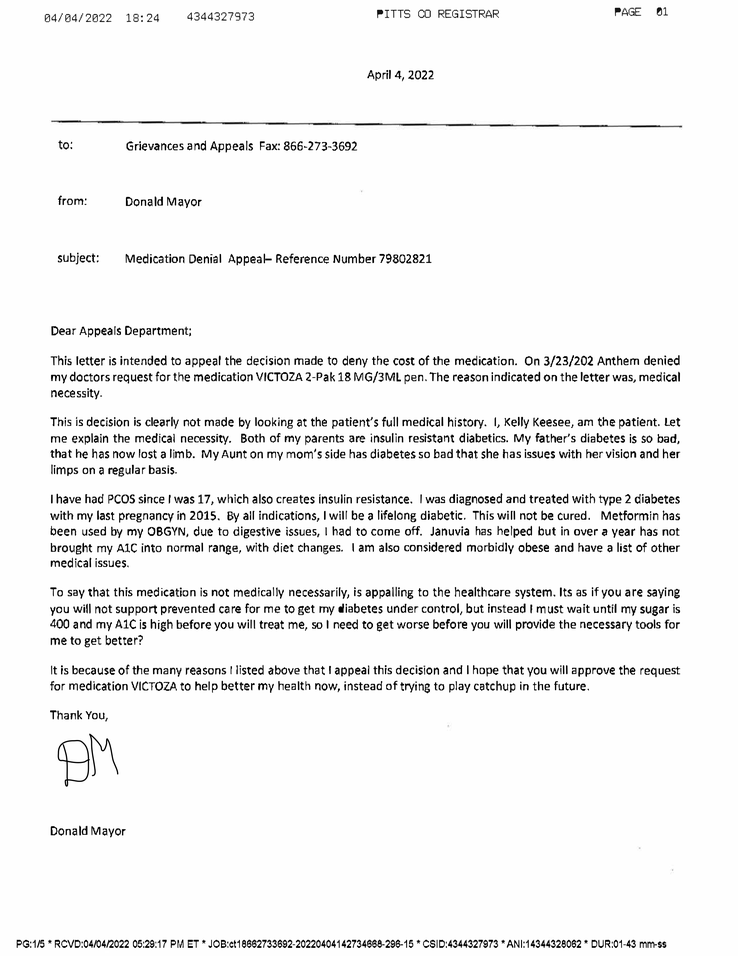
#> input picture backend/uploads/210081a1-6e19-4462-b893-03f9d442e9a9/temp_table_extraction/page_0001.png, 738 x 956 px, shrunk from 2548 x 3298 before the run
$ python -i preprocessing.py   (imports and definitions only)   (older library calls are emulated)
#> lines starting #> are read from the running program, lines starting #| are printed output that depends on the picture; after the words box and inside, x2 and y2 are one past the last pixel; in counts of white or black regions, pixels touching at a corner belong together
import cv2
import numpy as np
from PIL import Image
from typing import Tuple, Optional
import logging
from app.config import get_settings
# [1 line that did not run here, left out]
logger = logging.getLogger(__name__)

class AdvancedImagePreprocessor:
    """
    Advanced preprocessing pipeline for OCR optimization.
    Includes deskewing, denoising, contrast enhancement, and super-resolution.
    """

    def __init__(self, enable_super_resolution: bool = False):
        """
        Initialize preprocessor.

        Args:
            enable_super_resolution: Enable deep learning super-resolution (slower but better quality)
        """
        self.enable_super_resolution = enable_super_resolution
        self.sr_model = None

        # Load super-resolution model lazily
        if self.enable_super_resolution and settings.enable_super_resolution:
            try:
                import cv2.dnn_superres
                self.sr = cv2.dnn_superres.DnnSuperResImpl_create()
                self.sr.readModel(settings.sr_model_path)
                self.sr.setModel("espcn", 4)
                logger.info("Super-resolution model loaded")
            except AttributeError:
                logger.warning("opencv-contrib-python not installed. Super-resolution disabled.")
                self.sr = None
            except Exception as e:
                logger.error(f"Failed to load super-resolution model: {e}")
                self.sr = None

    # [14 lines left out: function _load_super_resolution_model, not called in this run]

    def preprocess_for_ocr(
        self,
        image_path: str,
        aggressive: bool = False,
        enhance_quality: bool = True
    ) -> Image.Image:
        """
        Main preprocessing pipeline for OCR.

        Args:
            image_path: Path to input image
            aggressive: Apply more aggressive processing for poor quality images
            enhance_quality: Enable deep learning enhancements

        Returns:
            Preprocessed PIL Image ready for OCR
        """
#> called with aggressive = False, enhance_quality = True
        # Load image
        image = cv2.imread(image_path)
#> image is the input picture: shape (956, 738, 3); min 0, max 255, mean 242

        if image is None:
            raise ValueError(f"Failed to load image: {image_path}")

        logger.info(f"Starting preprocessing pipeline (aggressive={aggressive}, enhance={enhance_quality})")

        # Step 1: Super-resolution for low-quality images
        if enhance_quality and self._is_low_quality(image):
            image = self._apply_super_resolution(image)

        # Step 2: Remove borders/margins
        image = self._remove_borders(image)

        # Step 3: Deskew (correct rotation)
        image = self._deskew_advanced(image)

        # Step 4: Denoise
        image = self._denoise_adaptive(image, aggressive=aggressive)

        # Step 5: Contrast enhancement
        image = self._enhance_contrast_adaptive(image)

        # Step 6: Binarization (convert to black & white)
        if aggressive:
            image = self._binarize_sauvola(image)
        else:
            image = self._binarize_adaptive(image)

        # Convert to PIL Image
        return Image.fromarray(image)

    def _is_low_quality(self, image: np.ndarray) -> bool:
        """
        Detect low-quality images that need super-resolution.
        Uses Laplacian variance to measure blur.
        """
        gray = cv2.cvtColor(image, cv2.COLOR_BGR2GRAY) if len(image.shape) == 3 else image
        laplacian_var = cv2.Laplacian(gray, cv2.CV_64F).var()
#> laplacian_var = 8197.2

        # Low variance indicates blurry/low-quality image
        is_low_quality = laplacian_var < 100
#> is_low_quality = False

        logger.info(f"Quality check: blur_score={laplacian_var:.2f}, low_quality={is_low_quality}")
        return is_low_quality

    # [16 lines left out: function _apply_super_resolution, not called in this run]

    def _remove_borders(self, image: np.ndarray) -> np.ndarray:
        """
        Remove black borders and margins from scanned documents.
        """
        gray = cv2.cvtColor(image, cv2.COLOR_BGR2GRAY) if len(image.shape) == 3 else image

        # Threshold to find document area
        _, thresh = cv2.threshold(gray, 0, 255, cv2.THRESH_BINARY + cv2.THRESH_OTSU)
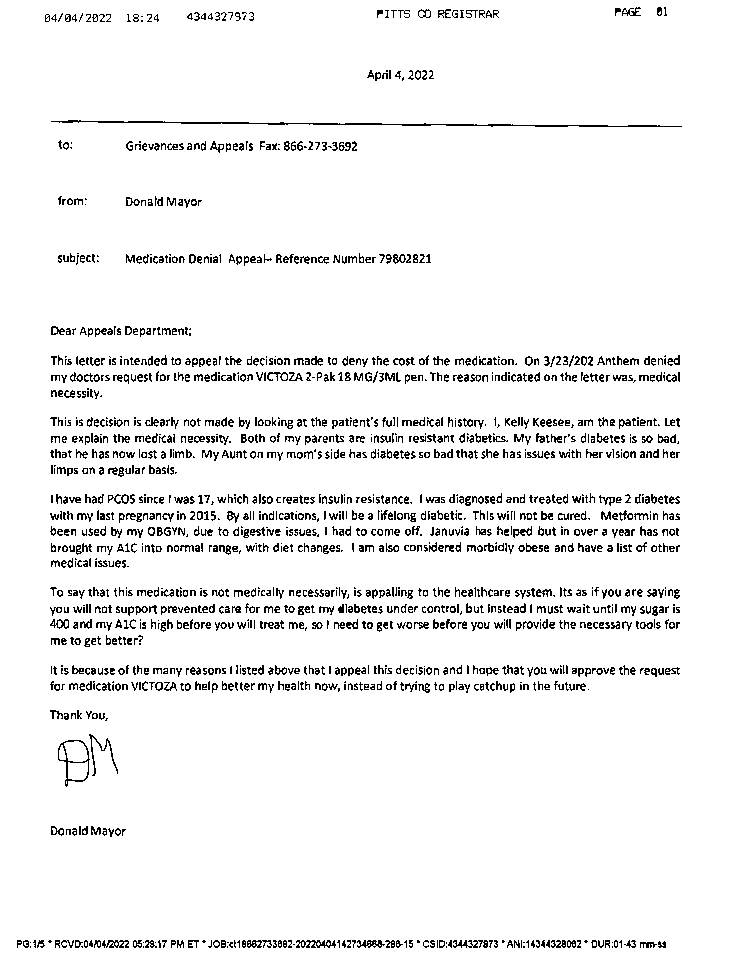
#> thresh: shape (956, 738); 94.4% white; black in thin lines or dots, all inside (x1, y1, x2, y2) = (17, 7, 682, 948)

        # Find contours
        contours, _ = cv2.findContours(thresh, cv2.RETR_EXTERNAL, cv2.CHAIN_APPROX_SIMPLE)
#> contours = [[[0, 0], [0, 955], [737, 955], [737, 0]]]

        if not contours:
            return image

        # Get largest contour (document)
        largest_contour = max(contours, key=cv2.contourArea)
#> largest_contour = [[0, 0], [0, 955], [737, 955], [737, 0]]
        x, y, w, h = cv2.boundingRect(largest_contour)
#> x = 0; y = 0; w = 738; h = 956

        # Add small padding
        padding = 10
        x = max(0, x - padding)
        y = max(0, y - padding)
        w = min(image.shape[1] - x, w + 2 * padding)
        h = min(image.shape[0] - y, h + 2 * padding)

        # Crop
        cropped = image[y:y+h, x:x+w]
        logger.info(f"Border removal: {image.shape} -> {cropped.shape}")
        return cropped

    def _deskew_advanced(self, image: np.ndarray) -> np.ndarray:
        """
        Advanced deskewing using Hough Transform for better accuracy.
        Detects text lines and corrects rotation.
        """
        gray = cv2.cvtColor(image, cv2.COLOR_BGR2GRAY) if len(image.shape) == 3 else image

        # Detect edges
        edges = cv2.Canny(gray, 50, 150, apertureSize=3)
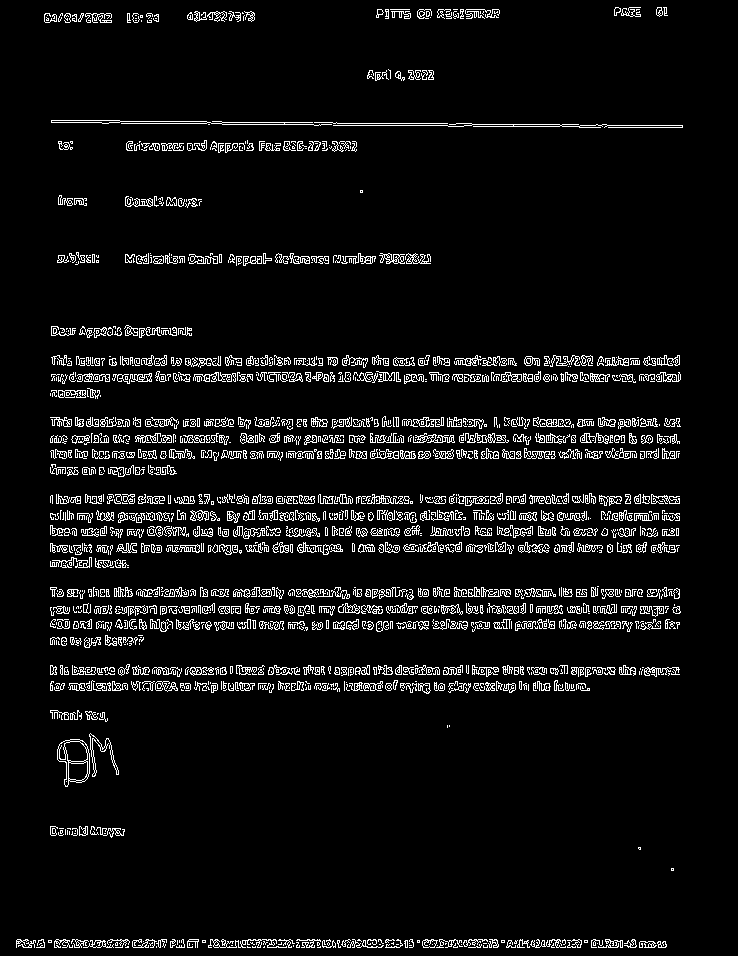
#> edges: shape (956, 738); 6% white in thin lines or dots, all inside (x1, y1, x2, y2) = (16, 7, 683, 948)

        # Detect lines using Hough Transform
        lines = cv2.HoughLinesP(
            edges,
            rho=1,
            theta=np.pi/180,
            threshold=100,
            minLineLength=100,
            maxLineGap=10
        )
#> lines = 154 rows, first 6: [16, 947, 539, 947], [51, 374, 680, 374], [50, 545, 340, 545], [525, 358, 679, 358], [16, 940, 635, 940], [223, 451, 679, 451]

        if lines is None or len(lines) == 0:
            logger.info("No lines detected for deskewing, skipping")
            return image

        # Calculate angles of detected lines
        angles = []
        for line in lines:
            x1, y1, x2, y2 = line[0]
            angle = np.degrees(np.arctan2(y2 - y1, x2 - x1))
            angles.append(angle)
#> this loop made 154 passes
#> (x1, y1, x2, y2, angle) on passes 1 to 3: (16, 947, 539, 947, 0), (51, 374, 680, 374, 0), (50, 545, 340, 545, 0)
#> after the loop, angles = 154 values, max 1.06 at index 153, min -0.939 at index 138, mean 0.0136

        # Get median angle (more robust than mean)
        median_angle = np.median(angles)
#> median_angle = 0

        # Normalize angle to [-45, 45] range
        if median_angle < -45:
            median_angle = 90 + median_angle
        elif median_angle > 45:
            median_angle = median_angle - 90

        # Only rotate if angle is significant (> 0.5 degrees)
        if abs(median_angle) > 0.5:
            logger.info(f"Deskewing: rotating by {median_angle:.2f} degrees")

            # Rotate image
            (h, w) = image.shape[:2]
            center = (w // 2, h // 2)
            M = cv2.getRotationMatrix2D(center, median_angle, 1.0)

            # Calculate new image size to avoid cropping
            cos = np.abs(M[0, 0])
            sin = np.abs(M[0, 1])
            new_w = int((h * sin) + (w * cos))
            new_h = int((h * cos) + (w * sin))

            # Adjust rotation matrix
            M[0, 2] += (new_w / 2) - center[0]
            M[1, 2] += (new_h / 2) - center[1]

            rotated = cv2.warpAffine(
                image, M, (new_w, new_h),
                flags=cv2.INTER_CUBIC,
                borderMode=cv2.BORDER_REPLICATE
            )
            return rotated

        logger.info("Image already aligned, no deskewing needed")
        return image

    def _denoise_adaptive(self, image: np.ndarray, aggressive: bool = False) -> np.ndarray:
        """
        Adaptive denoising based on image quality.
        Uses Non-Local Means Denoising for best results.
        """
        gray = cv2.cvtColor(image, cv2.COLOR_BGR2GRAY) if len(image.shape) == 3 else image

        # Calculate noise level
        noise_sigma = self._estimate_noise(gray)

        if noise_sigma > 10 or aggressive:
            # High noise - aggressive denoising
            logger.info(f"High noise detected ({noise_sigma:.2f}), applying aggressive denoising")
            denoised = cv2.fastNlMeansDenoising(gray, None, h=15, templateWindowSize=7, searchWindowSize=21)
        elif noise_sigma > 5:
            # Moderate noise - standard denoising
            logger.info(f"Moderate noise detected ({noise_sigma:.2f}), applying standard denoising")
            denoised = cv2.fastNlMeansDenoising(gray, None, h=10, templateWindowSize=7, searchWindowSize=21)
        else:
            # Low noise - light denoising
            logger.info(f"Low noise detected ({noise_sigma:.2f}), applying light denoising")
            denoised = cv2.GaussianBlur(gray, (3, 3), 0)

        return denoised

    def _estimate_noise(self, image: np.ndarray) -> float:
        """
        Estimate noise level using median absolute deviation.
        """
        H, W = image.shape
#> H = 956; W = 738
        M = [[1, -2, 1],
             [-2, 4, -2],
             [1, -2, 1]]

        sigma = np.sum(np.sum(np.absolute(cv2.filter2D(image, -1, np.array(M)))))
#> sigma = 6457294
        sigma = sigma * np.sqrt(0.5 * np.pi) / (6 * (W - 2) * (H - 2))
#> sigma = 1.92

        return sigma

    def _enhance_contrast_adaptive(self, image: np.ndarray) -> np.ndarray:
        """
        Adaptive contrast enhancement using CLAHE.
        Parameters adjusted based on image statistics.
        """
        # Calculate image histogram statistics
        mean_intensity = np.mean(image)
#> mean_intensity = 242
        std_intensity = np.std(image)
#> std_intensity = 34.64

        # Adjust CLAHE parameters based on image characteristics
        if std_intensity < 30:
            # Low contrast image - aggressive enhancement
            clip_limit = 3.0
            tile_size = (8, 8)
            logger.info("Low contrast detected, applying aggressive CLAHE")
        else:
            # Normal contrast - standard enhancement
            clip_limit = 2.0
            tile_size = (8, 8)
            logger.info("Normal contrast, applying standard CLAHE")

        clahe = cv2.createCLAHE(clipLimit=clip_limit, tileGridSize=tile_size)
        enhanced = clahe.apply(image)
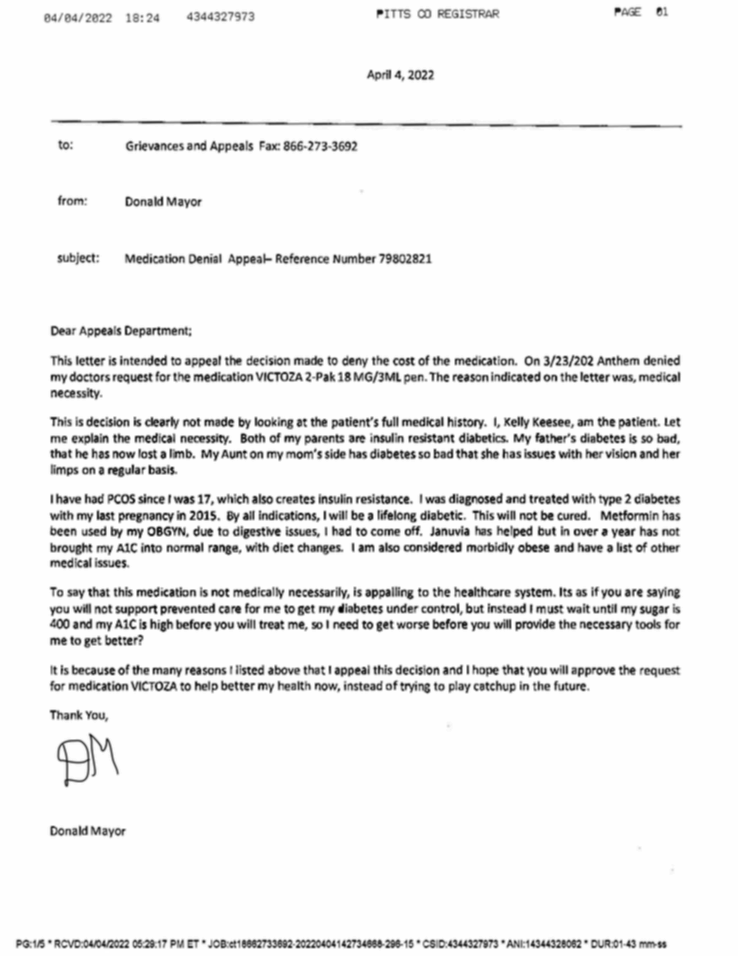
#> enhanced: shape (956, 738); min 4, max 255, mean 239.5

        return enhanced

    def _binarize_adaptive(self, image: np.ndarray) -> np.ndarray:
        """
        Adaptive thresholding for binarization.
        Better than Otsu for varying lighting conditions.
        """
        binary = cv2.adaptiveThreshold(
            image, 255,
            cv2.ADAPTIVE_THRESH_GAUSSIAN_C,
            cv2.THRESH_BINARY,
            blockSize=11,
            C=2
        )
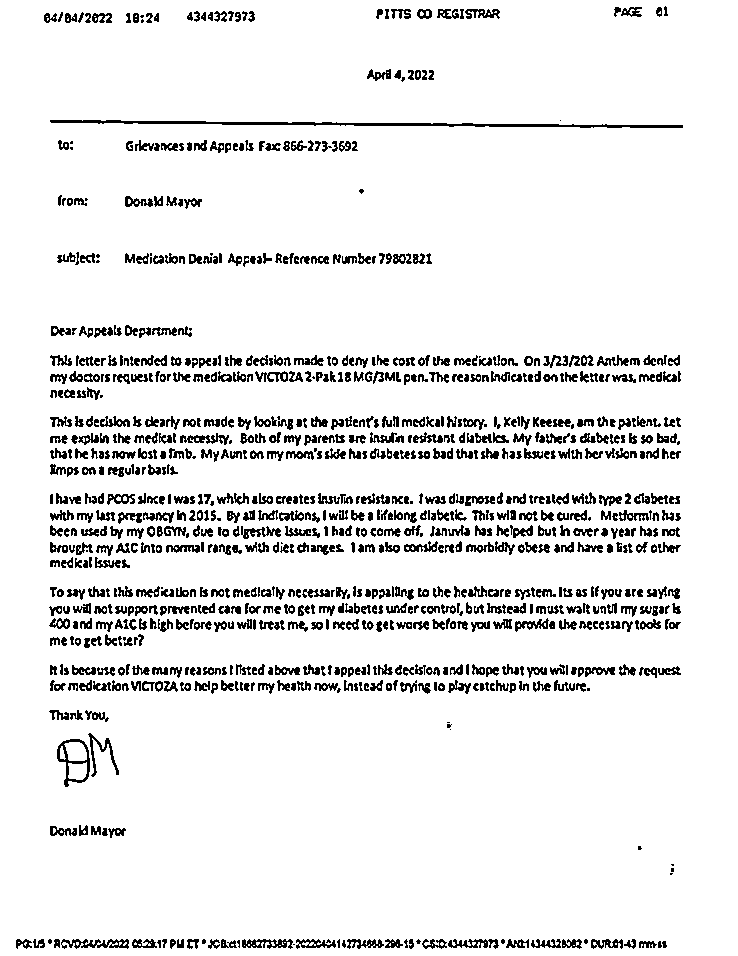
#> binary: shape (956, 738); 91.7% white; black in thin lines or dots, all inside (x1, y1, x2, y2) = (16, 6, 683, 949)
        logger.info("Applied adaptive thresholding")
        return binary

    # [18 lines left out: function _binarize_sauvola, not called in this run]


# Legacy class for backward compatibility
class ImagePreprocessor(AdvancedImagePreprocessor):
    """Backward compatible wrapper"""

    # [19 lines left out: functions convert_to_grayscale, apply_thresholding, denoise_image, not called in this run]

>>> result = AdvancedImagePreprocessor().preprocess_for_ocr('../../uploads/210081a1-6e19-4462-b893-03f9d442e9a9/temp_table_extraction/page_0001.png')
